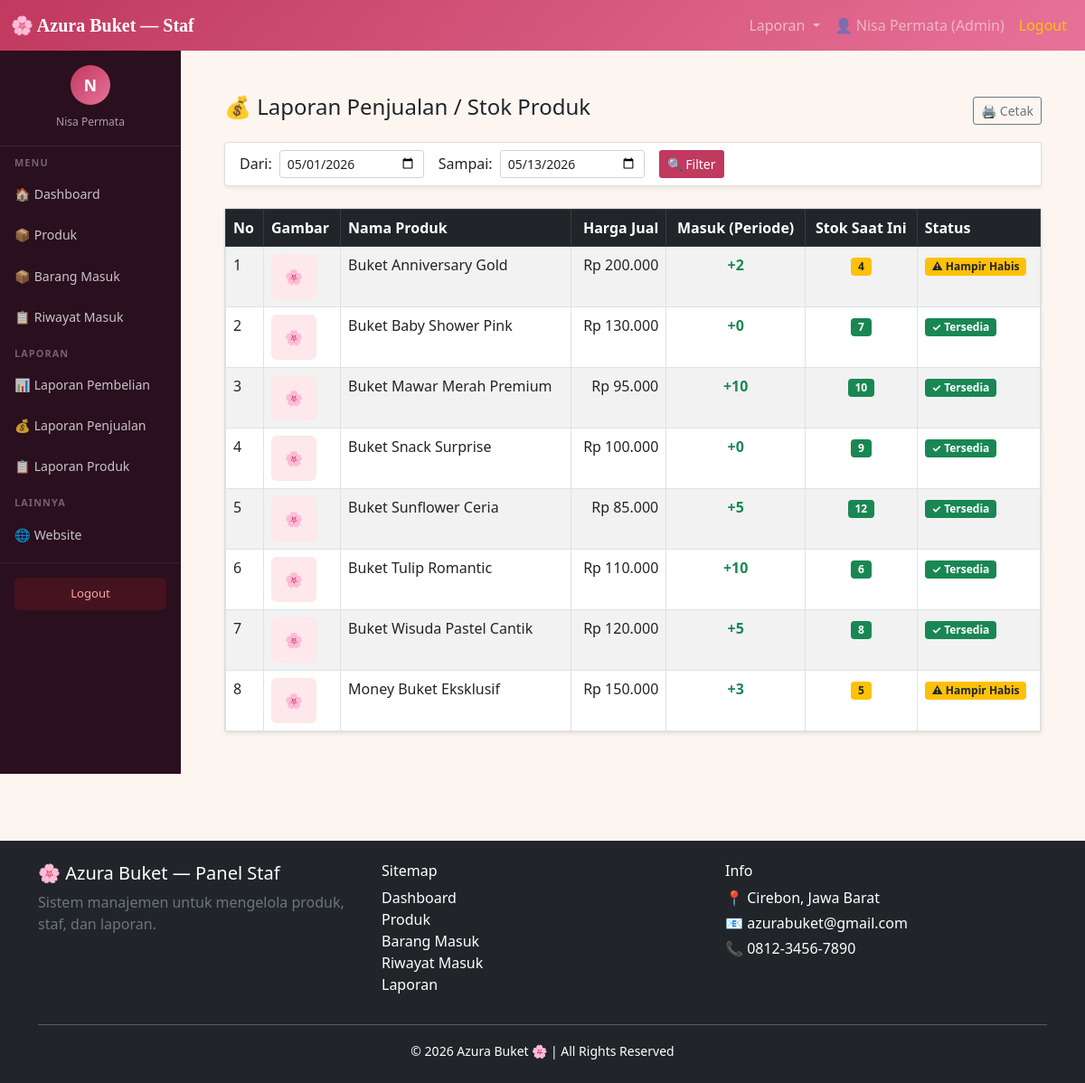
Page /staf/index.php?menu=laporan_penjualan (signed in) on the committed database.
### tables this page shows
CREATE TABLE IF NOT EXISTS `produk` (
  `id`          INT AUTO_INCREMENT PRIMARY KEY,
  `nama_produk` VARCHAR(200) NOT NULL,
  `harga`       INT NOT NULL DEFAULT 0,
  `stok`        INT NOT NULL DEFAULT 0,
  `gambar`      VARCHAR(255) DEFAULT '',
  `status`      ENUM('aktif','nonaktif') DEFAULT 'aktif',
  `created_at`  TIMESTAMP DEFAULT CURRENT_TIMESTAMP
);

### staf/laporan_penjualan.php (the view, shortened to what this page needs)
<?php
include 'koneksi.php';
$dari   = $_GET['dari']   ?? date('Y-m-01');
$sampai = $_GET['sampai'] ?? date('Y-m-d');
$dari_sql   = mysqli_real_escape_string($conn, $dari);
$sampai_sql = mysqli_real_escape_string($conn, $sampai);
$data = mysqli_query($conn, "
    SELECT p.id, p.nama_produk, p.harga, p.stok, p.gambar,
           COALESCE(SUM(dtm.jumlah), 0) AS total_masuk
    FROM produk p
    LEFT JOIN detail_transaksi_masuk dtm ON dtm.id_produk = p.id
    LEFT JOIN transaksi_masuk tm ON tm.no_transaksi = dtm.no_transaksi
        AND DATE(tm.tanggal) BETWEEN '$dari_sql' AND '$sampai_sql'
    GROUP BY p.id
    ORDER BY p.nama_produk
");
?>
<div class="container-fluid mt-4 mb-5">
    <div class="d-flex justify-content-between align-items-center mb-3">
        <h4>💰 Laporan Penjualan / Stok Produk</h4>
        <button onclick="window.print()" class="btn btn-outline-secondary btn-sm no-print">🖨 Cetak</button>
    </div>
    <div class="card mb-4 shadow-sm no-print">
        <div class="card-body py-2">
            <form method="GET" class="d-flex align-items-center gap-3 flex-wrap">
                <div class="d-flex align-items-center gap-2">
                    <label class="mb-0 fw-semibold">Dari:</label>
                    <input type="date" name="dari" class="form-control form-control-sm" style="width:160px" value="<?= $dari ?>">
                </div>
                <div class="d-flex align-items-center gap-2">
                    <label class="mb-0 fw-semibold">Sampai:</label>
                    <input type="date" name="sampai" class="form-control form-control-sm" style="width:160px" value="<?= $sampai ?>">
                </div>
                <button type="submit" class="btn btn-sm" style="background:#c0395e;color:#fff">🔍 Filter</button>
            </form>
        </div>
    </div>
    <div class="card shadow-sm">
        <div class="card-body p-0">
            <div class="table-responsive">
                <table class="table table-bordered table-striped mb-0" id="tabelLapJual">
                    <thead class="table-dark">
                        <tr>
                            <th>No</th>
                            <th>Gambar</th>
                            <th>Nama Produk</th>
                            <th class="text-end">Harga Jual</th>
                            <th class="text-center">Masuk (Periode)</th>
                            <th class="text-center">Stok Saat Ini</th>
                            <th>Status</th>
                        </tr>
                    </thead>
                    <tbody>
                    <?php $no = 1; while ($row = mysqli_fetch_assoc($data)): ?>
                        <tr>
                            <td><?= $no++ ?></td>
                            <td>
                                <?php if($row['gambar'] != ''): ?>
                                    <img src="../admin/gambar/<?= htmlspecialchars($row['gambar']) ?>"
                                         width="50" height="50" style="object-fit:cover;border-radius:6px;">
                                <?php else: ?>
                                    <div style="width:50px;height:50px;background:#fde8ec;border-radius:6px;display:flex;align-items:center;justify-content:center">🌸</div>
                                <?php endif; ?>
                            </td>
                            <td><?= htmlspecialchars($row['nama_produk']) ?></td>
                            <td class="text-end">Rp <?= number_format($row['harga'], 0, ',', '.') ?></td>
                            <td class="text-center fw-bold text-success">+<?= $row['total_masuk'] ?></td>
                            <td class="text-center">
                                <span class="badge bg-<?= $row['stok'] <= 0 ? 'danger' : ($row['stok'] <= 5 ? 'warning text-dark' : 'success') ?>">
                                    <?= $row['stok'] ?>
                                </span>
                            </td>
                            <td>
                                <?php if ($row['stok'] <= 0): ?>
                                    <span class="badge bg-danger">Habis</span>
                                <?php elseif ($row['stok'] <= 5): ?>
                                    <span class="badge bg-warning text-dark">⚠ Hampir Habis</span>
                                <?php else: ?>
                                    <span class="badge bg-success">✓ Tersedia</span>
                                <?php endif; ?>
                            </td>
                        </tr>
                    <?php endwhile; ?>
                    </tbody>
                </table>
            </div>
        </div>
    </div>
</div>

### staf/dashboard.php (style rules this page uses)
body { background-color: #fdf6f0; }

### rows in the picture
produk: nama_produk "Buket Anniversary Gold", harga "200.000", total_masuk "2", stok "4", shows "⚠ Hampir Habis"
produk: nama_produk "Buket Baby Shower Pink", harga "130.000", total_masuk "0", stok "7", shows "✓ Tersedia"
produk: nama_produk "Buket Mawar Merah Premium", harga "95.000", total_masuk "10", stok "10", shows "✓ Tersedia"
produk: nama_produk "Buket Snack Surprise", harga "100.000", total_masuk "0", stok "9", shows "✓ Tersedia"
produk: nama_produk "Buket Sunflower Ceria", harga "85.000", total_masuk "5", stok "12", shows "✓ Tersedia"
produk: nama_produk "Buket Tulip Romantic", harga "110.000", total_masuk "10", stok "6", shows "✓ Tersedia"
produk: nama_produk "Buket Wisuda Pastel Cantik", harga "120.000", total_masuk "5", stok "8", shows "✓ Tersedia"
produk: nama_produk "Money Buket Eksklusif", harga "150.000", total_masuk "3", stok "5", shows "⚠ Hampir Habis"

### other values in the picture
$_SESSION['nama'] "Nisa Permata"
$_SESSION['role'] "Admin"
substr($_SESSION['nama'] ?? 'S', 0, 1) "N"
